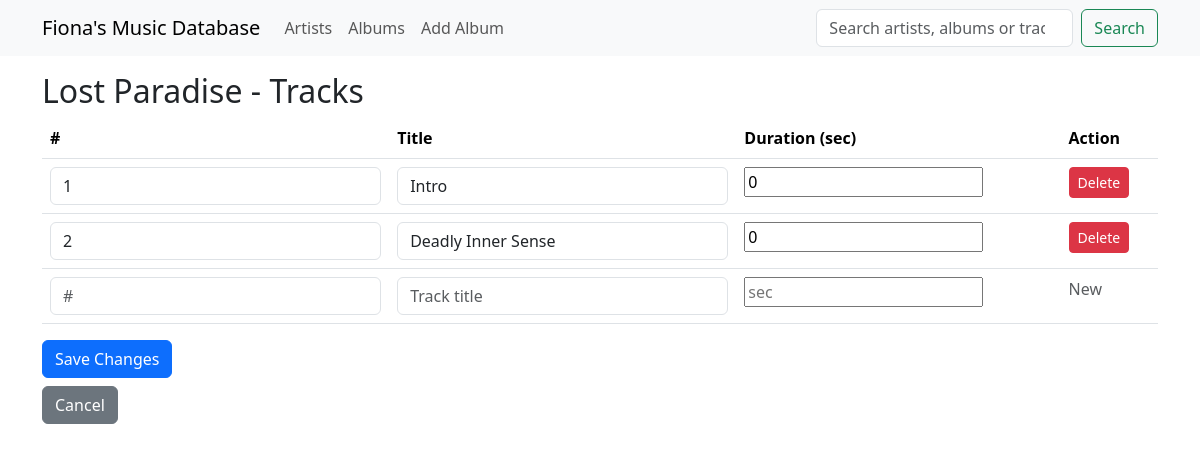
Screenshot of /album/3/tracks with the database file from the repository.
### app/models.py (models this page shows)
class Albums(db.Model):
    __tablename__ = "albums"
    id: so.Mapped[int] = so.mapped_column(primary_key=True)
    artist_id: so.Mapped[int] = so.mapped_column(sa.ForeignKey(Artists.id), index=True)
    discogs_id: so.Mapped[Optional[int]] = so.mapped_column(sa.Integer, unique=True)
    title: so.Mapped[str] = so.mapped_column(sa.String(64), index=True)
    year: so.Mapped[Optional[int]] = so.mapped_column(sa.Integer)
    format: so.Mapped[FormatEnum] = so.mapped_column(
        sa.Enum(FormatEnum, name="format_enum")
    )
    label: so.Mapped[Optional[str]] = so.mapped_column(sa.String(64))
    cover_path: so.Mapped[Optional[str]] = so.mapped_column(sa.String(128))
    notes: so.Mapped[Optional[str]] = so.mapped_column(sa.String(256))
    artist: so.Mapped["Artists"] = so.relationship(back_populates="albums")
    tracks: so.Mapped[list["Tracks"]] = so.relationship(
        back_populates="album", cascade="all, delete-orphan"
    )
    genres: so.Mapped[list["Genres"]] = so.relationship(
        secondary=album_genres, back_populates="albums"
    )

class Tracks(db.Model):
    __tablename__ = "tracks"
    id: so.Mapped[int] = so.mapped_column(primary_key=True)
    album_id: so.Mapped[int] = so.mapped_column(sa.ForeignKey(Albums.id), index=True)
    title: so.Mapped[str] = so.mapped_column(sa.String(128), index=True)
    track_number: so.Mapped[int] = so.mapped_column(sa.Integer, index=True)
    duration_seconds: so.Mapped[int] = so.mapped_column(sa.Integer)
    album: so.Mapped["Albums"] = so.relationship(back_populates="tracks")

### app/main/routes.py (the view, shortened to what this page needs)
@bp.route("/album/<int:album_id>/tracks", methods=["GET", "POST"])
def edit_tracks(album_id):
    album = db.session.get(Albums, album_id)
    if not album:
        flash("Album not found.")
        return redirect(url_for("main.albums"))
    tracks = sorted(album.tracks, key=lambda t: t.track_number)
    return render_template(
        "edit_tracks.html", title=album.title, album=album, tracks=tracks
    )

### app/templates/edit_tracks.html
{% extends "base.html" %} {% block content %}
<h2>{{ album.title }} - Tracks</h2>
<form method="POST">
  <table class="table">
    <thead>
      <tr>
        <th>#</th>
        <th>Title</th>
        <th>Duration (sec)</th>
        <th>Action</th>
      </tr>
    </thead>
    <tbody>
      {% for track in tracks %}
      <tr>
        <td>
          <input
            type="number"
            name="number_{{ track.id }}"
            value="{{ track.track_number }}"
            class="form-control"
          />
        </td>
        <td>
          <input
            type="text"
            name="title_{{ track.id }}"
            value="{{ track.title }}"
            class="form-control"
          />
        </td>
        <td>
          <input
            type="number"
            name="duration_{{ track.id }}"
            value="{{ track.duration_seconds }}"
            class="from-control"
          />
        </td>
        <td>
          <button
            type="submit"
            name="delete_track_id"
            value="{{ track.id }}"
            class="btn btn-danger btn-sm"
            onclick="return confirm('Delete this track?');"
          >
            Delete
          </button>
        </td>
      </tr>
      {% endfor %}
      <tr>
        <td>
          <input
            type="number"
            name="new_track_number"
            placeholder="#"
            class="form-control"
          />
        </td>
        <td>
          <input
            type="text"
            name="new_title"
            placeholder="Track title"
            class="form-control"
          />
        </td>
        <td>
          <input
            type="number"
            name="new_duration"
            placeholder="sec"
            class="form-conrol"
          />
        </td>
        <td>
          <span class="text-muted">New</span>
        </td>
      </tr>
    </tbody>
  </table>
  <button type="submit" class="btn btn-primary">Save Changes</button>
</form>
<a
  href="{{ url_for('main.album_details', album_id=album.id) }}"
  class="btn btn-secondary mt-2"
  >Cancel</a
>
{% endblock %}

### rows the page displays
Albums: title "Lost Paradise"
Tracks: id "1", title "Intro", duration_seconds "0"
Tracks: id "2", title "Deadly Inner Sense", duration_seconds "0"
